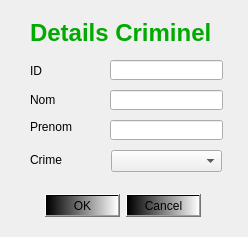
<?xml version="1.0" encoding="UTF-8"?>
<ui version="4.0">
 <class>add_criminel</class>
 <widget class="QDialog" name="add_criminel">
  <property name="geometry">
   <rect>
    <x>0</x>
    <y>0</y>
    <width>248</width>
    <height>237</height>
   </rect>
  </property>
  <property name="windowTitle">
   <string>Dialog</string>
  </property>
  <widget class="QDialogButtonBox" name="buttonBox">
   <property name="geometry">
    <rect>
     <x>40</x>
     <y>190</y>
     <width>161</width>
     <height>32</height>
    </rect>
   </property>
   <property name="styleSheet">
    <string notr="true">background-color: qlineargradient(spread:pad, x1:0, y1:0, x2:1, y2:0, stop:0 rgba(0, 0, 0, 255), stop:1 rgba(255, 255, 255, 255));</string>
   </property>
   <property name="orientation">
    <enum>Qt::Horizontal</enum>
   </property>
   <property name="standardButtons">
    <set>QDialogButtonBox::Cancel|QDialogButtonBox::Ok</set>
   </property>
  </widget>
  <widget class="QLabel" name="label_2">
   <property name="geometry">
    <rect>
     <x>30</x>
     <y>64</y>
     <width>47</width>
     <height>14</height>
    </rect>
   </property>
   <property name="text">
    <string>ID</string>
   </property>
  </widget>
  <widget class="QComboBox" name="crime">
   <property name="geometry">
    <rect>
     <x>111</x>
     <y>150</y>
     <width>111</width>
     <height>22</height>
    </rect>
   </property>
  </widget>
  <widget class="QLabel" name="label">
   <property name="geometry">
    <rect>
     <x>30</x>
     <y>13</y>
     <width>201</width>
     <height>41</height>
    </rect>
   </property>
   <property name="text">
    <string>&lt;html&gt;&lt;head/&gt;&lt;body&gt;&lt;p&gt;&lt;span style=&quot; font-size:18pt; font-weight:600; color:#00aa00;&quot;&gt;Details Criminel&lt;/span&gt;&lt;/p&gt;&lt;/body&gt;&lt;/html&gt;</string>
   </property>
  </widget>
  <widget class="QLabel" name="label_4">
   <property name="geometry">
    <rect>
     <x>30</x>
     <y>152</y>
     <width>71</width>
     <height>16</height>
    </rect>
   </property>
   <property name="text">
    <string>Crime</string>
   </property>
  </widget>
  <widget class="QLabel" name="label_3">
   <property name="geometry">
    <rect>
     <x>30</x>
     <y>93</y>
     <width>47</width>
     <height>14</height>
    </rect>
   </property>
   <property name="text">
    <string>Nom</string>
   </property>
  </widget>
  <widget class="QLineEdit" name="id">
   <property name="geometry">
    <rect>
     <x>110</x>
     <y>60</y>
     <width>113</width>
     <height>20</height>
    </rect>
   </property>
  </widget>
  <widget class="QLineEdit" name="nom">
   <property name="geometry">
    <rect>
     <x>110</x>
     <y>90</y>
     <width>113</width>
     <height>20</height>
    </rect>
   </property>
  </widget>
  <widget class="QLineEdit" name="prenom">
   <property name="geometry">
    <rect>
     <x>110</x>
     <y>120</y>
     <width>113</width>
     <height>20</height>
    </rect>
   </property>
  </widget>
  <widget class="QLabel" name="label_5">
   <property name="geometry">
    <rect>
     <x>30</x>
     <y>120</y>
     <width>47</width>
     <height>14</height>
    </rect>
   </property>
   <property name="text">
    <string>Prenom</string>
   </property>
  </widget>
 </widget>
 <resources/>
 <connections>
  <connection>
   <sender>buttonBox</sender>
   <signal>accepted()</signal>
   <receiver>add_criminel</receiver>
   <slot>accept()</slot>
   <hints>
    <hint type="sourcelabel">
     <x>248</x>
     <y>254</y>
    </hint>
    <hint type="destinationlabel">
     <x>157</x>
     <y>274</y>
    </hint>
   </hints>
  </connection>
  <connection>
   <sender>buttonBox</sender>
   <signal>rejected()</signal>
   <receiver>add_criminel</receiver>
   <slot>reject()</slot>
   <hints>
    <hint type="sourcelabel">
     <x>316</x>
     <y>260</y>
    </hint>
    <hint type="destinationlabel">
     <x>286</x>
     <y>274</y>
    </hint>
   </hints>
  </connection>
 </connections>
</ui>
